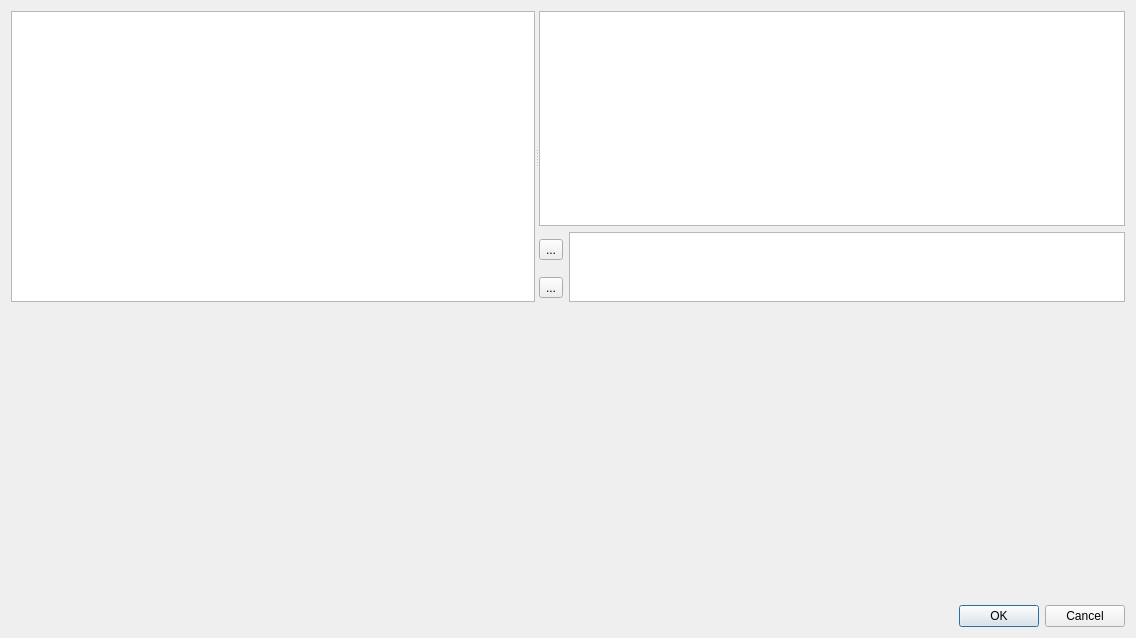
<?xml version="1.0" encoding="UTF-8"?>
<ui version="4.0">
 <class>Dialog</class>
 <widget class="QDialog" name="Dialog">
  <property name="geometry">
   <rect>
    <x>0</x>
    <y>0</y>
    <width>1136</width>
    <height>638</height>
   </rect>
  </property>
  <property name="windowTitle">
   <string>Dialog</string>
  </property>
  <layout class="QGridLayout" name="gridLayout_3">
   <item row="0" column="0">
    <widget class="QSplitter" name="splitter">
     <property name="orientation">
      <enum>Qt::Horizontal</enum>
     </property>
     <widget class="QWidget" name="table_view_container" native="true">
      <layout class="QGridLayout" name="gridLayout">
       <item row="0" column="0">
        <widget class="QTableView" name="table_view"/>
       </item>
      </layout>
     </widget>
     <widget class="QWidget" name="widget" native="true">
      <layout class="QGridLayout" name="gridLayout_2" rowstretch="0,0,0">
       <item row="1" column="0">
        <widget class="QToolButton" name="toolButton">
         <property name="text">
          <string>...</string>
         </property>
        </widget>
       </item>
       <item row="0" column="0" colspan="2">
        <widget class="QTextEdit" name="original_value_textedit"/>
       </item>
       <item row="2" column="0">
        <widget class="QToolButton" name="toolButton_2">
         <property name="text">
          <string>...</string>
         </property>
        </widget>
       </item>
       <item row="1" column="1" rowspan="2">
        <widget class="QTextEdit" name="translated_value_textedit"/>
       </item>
      </layout>
     </widget>
    </widget>
   </item>
   <item row="1" column="0">
    <widget class="KMessageWidget" name="message_widget"/>
   </item>
   <item row="2" column="0">
    <widget class="QDialogButtonBox" name="button_box">
     <property name="orientation">
      <enum>Qt::Horizontal</enum>
     </property>
     <property name="standardButtons">
      <set>QDialogButtonBox::Cancel|QDialogButtonBox::Ok</set>
     </property>
    </widget>
   </item>
  </layout>
 </widget>
 <customwidgets>
  <customwidget>
   <class>KMessageWidget</class>
   <extends>QFrame</extends>
   <header>kmessagewidget.h</header>
  </customwidget>
 </customwidgets>
 <resources/>
 <connections>
  <connection>
   <sender>button_box</sender>
   <signal>accepted()</signal>
   <receiver>Dialog</receiver>
   <slot>accept()</slot>
   <hints>
    <hint type="sourcelabel">
     <x>248</x>
     <y>254</y>
    </hint>
    <hint type="destinationlabel">
     <x>157</x>
     <y>274</y>
    </hint>
   </hints>
  </connection>
  <connection>
   <sender>button_box</sender>
   <signal>rejected()</signal>
   <receiver>Dialog</receiver>
   <slot>reject()</slot>
   <hints>
    <hint type="sourcelabel">
     <x>316</x>
     <y>260</y>
    </hint>
    <hint type="destinationlabel">
     <x>286</x>
     <y>274</y>
    </hint>
   </hints>
  </connection>
 </connections>
</ui>
